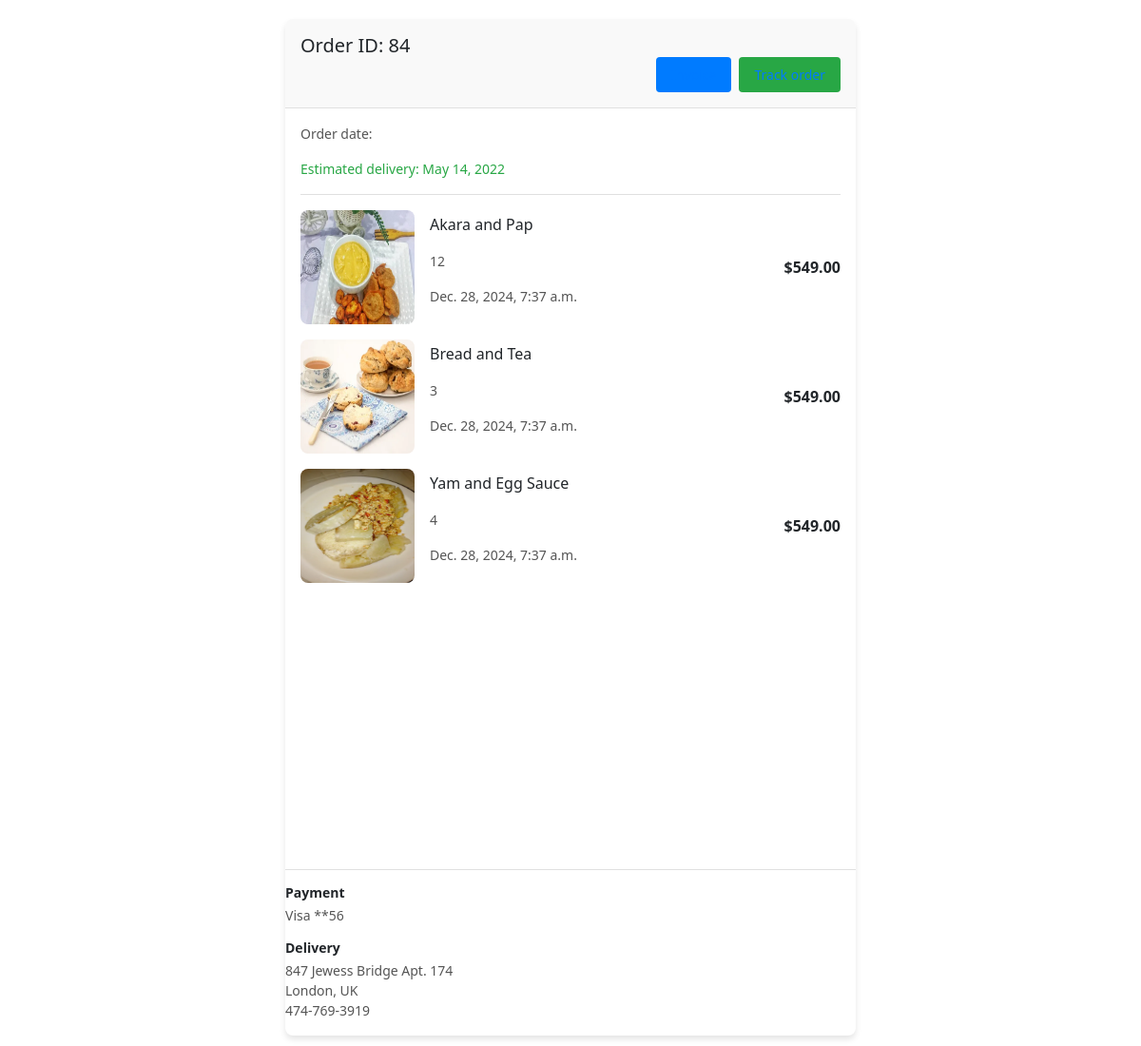
The app's page /naijakitchen/admin/getorder/84/ with its own data.
### cart/models.py (models this page shows, shortened)
class Order(models.Model):
    user = models.ForeignKey(
        'auth.User', on_delete=models.SET_NULL, null=True, blank=True)
    restaurant = models.ForeignKey(
        'naija_kitchen.Restaurant', on_delete=models.SET_NULL, null=True, blank=True)
    date_ordered = models.DateTimeField(auto_now_add=True)
    complete = models.BooleanField(default=False)
    transaction_id = models.CharField(max_length=20, null=True, blank=True)
    ORDER_STATUS_CHOICES = [
        ('Preparing', 'Preparing'),
        ('Ready', 'Ready'),
        ('Cancelled', 'Cancelled'),
        ('Completed', 'Completed'),
    ]
    status = models.CharField(max_length=20, null=True, choices=ORDER_STATUS_CHOICES)

class OrderItem(models.Model):
    product = models.ForeignKey(
        'naija_kitchen.MenuItem', on_delete=models.CASCADE, null=True)
    order = models.ForeignKey(Order, on_delete=models.CASCADE, null=True)
    quantity = models.IntegerField(default=0, null=True, blank=True)
    date_added = models.DateTimeField(auto_now_add=True)

### naija_kitchen/models.py (models this page shows, shortened)
class MenuItem(models.Model):
    category = models.ForeignKey(
        MenuCategory, on_delete=models.CASCADE, related_name='menu_items')
    name = models.CharField(max_length=200)
    slug = models.SlugField(max_length=200, blank=True)
    description = models.TextField(blank=True, null=True)
    price = models.DecimalField(max_digits=10, decimal_places=2)
    is_available = models.BooleanField(default=True)
    created_at = models.DateTimeField(auto_now_add=True)
    updated_at = models.DateTimeField(auto_now=True)
    image = models.ImageField(blank=True, null=True,
                              upload_to='uploaded_images')
    class Meta:
        ordering = ['name']
        indexes = [
            models.Index(fields=['id', 'slug']),
            models.Index(fields=['name']),
            models.Index(fields=['-created_at'])
        ]
    @property
    def imageURL(self):
        try:
            url = self.image.url
        except:
            url = ''
        return url

### naijakitchen_admin/views.py (the view)
# urls.py: path("admin/getorder/<int:order_id>/", views.get_order, name="get_order"),
def get_order(request, order_id):
    order = Order.objects.get(id=order_id)
    order_items = order.orderitem_set.all()
    context = {'order': order, 'orderitems': order_items}
    return render(request, 'orderdetail.html', context)

### naijakitchen_admin/templates/orderdetail.html (shortened to what this page needs)
<!DOCTYPE html>
<html lang="en">
{% load static %}
<head>
    <link rel="stylesheet" type="text/css" href="{%static 'css/style.css'%}" />
    <link rel="stylesheet" href="https://cdn.jsdelivr.net/npm/bootstrap@5.3.2/dist/css/bootstrap.min.css" />
    <link rel="stylesheet" href="https://cdn.jsdelivr.net/npm/bootstrap-icons@1.11.1/font/bootstrap-icons.css" />
</head>
<body>
    {% block content %}
    <div class="order-page-container">
        <div class="order-page-header">
            <h2>Order ID: {{order.id}}</h2>
            <div class="actions">
                <a href="#" class="order-page-btn btn-invoice">Invoice</a>
                <a href="#" class="order-page-btn btn-track">Track order</a>
            </div>
        </div>
        <div class="content">
            <div class="order-info">
                <p class="date">Order date: </p>
                <p class="delivery">Estimated delivery: May 14, 2022</p>
            </div>
            <div class="order-items">
                {% for item in orderitems %}
                <div class="order-item">
                    <img src="{{item.product.imageURL}}" alt="AirPods Max">
                    <div class="order-item-details">
                        <p class="order-item-title">{{item.product.name}}</p>
                        <p class="order-item-subtitle">{{item.quantity}}</p>
                        <p class="order-item-subtitle">{{item.date_added}}</p>
                    </div>
                    <div class="order-item-price">$549.00</div>
                </div>
                {% endfor %}
            </div>
        </div>
        <div class="order-page-footer">
            <div class="section">
                <h4>Payment</h4>
                <p>Visa **56</p>
            </div>
            <div class="section">
                <h4>Delivery</h4>
                <p>847 Jewess Bridge Apt. 174<br>London, UK<br>474-769-3919</p>
            </div>
        </div>
    </div>
    {% endblock %}
</body>

### static/css/style.css (style rules this page uses)
body { font-family: 'Poppins sans-serif'; }
.content { padding: 20px; background-color: #fff; min-height: 100vh; }
.order-page-container { max-width: 600px; margin: 20px auto; background: #ffffff; box-shadow: 0 4px 6px rgba(0, 0, 0, 0.1); border-radius: 8px; overflow: hidden; }
.order-page-header { padding: 16px; border-bottom: 1px solid #e0e0e0; background-color: #f9f9f9; }
.order-page-header h2 { margin: 0; font-size: 20px; }
.order-page-header a { text-decoration: none; color: #007BFF; font-size: 14px; }
.content { padding: 16px; }
.order-info { margin-bottom: 16px; }
.order-info .date { font-size: 14px; color: #555; }
.order-info .delivery { font-size: 14px; color: #28a745; margin-top: 4px; }
.order-items { border-top: 1px solid #e0e0e0; padding-top: 16px; }
.order-item { display: flex; align-items: center; margin-bottom: 16px; }
.order-item img { width: 120px; height: 120px; border-radius: 8px; margin-right: 16px; }
.order-item-details { flex: 1; }
.order-item-title { margin: 0; font-size: 16px; }
.order-item-subtitle { font-size: 14px; color: #555; }
.order-item-price { font-size: 16px; font-weight: bold; }
.order-page-footer { border-top: 1px solid #e0e0e0; padding-top: 16px; font-size: 14px; }
.order-page-footer .section { margin-bottom: 16px; }
.order-page-footer .section h4 { margin: 0 0 4px 0; font-size: 14px; font-weight: bold; }
.order-page-footer .section p { margin: 0; color: #555; }
.actions { display: flex; justify-content: flex-end; gap: 8px; }
.order-page-btn { text-decoration: none; padding: 8px 16px; border-radius: 4px; font-size: 14px; }
.btn-invoice { background-color: #007BFF; color: #ffffff; }
.btn-track { background-color: #28a745; color: #ffffff; }

### records on screen
Order: id "84"
OrderItem: product.imageURL (picture), product.name "Akara and Pap", quantity "12", date_added "Dec. 28, 2024, 7:37 a.m."
OrderItem: product.imageURL (picture), product.name "Bread and Tea", quantity "3", date_added "Dec. 28, 2024, 7:37 a.m."
OrderItem: product.imageURL (picture), product.name "Yam and Egg Sauce", quantity "4", date_added "Dec. 28, 2024, 7:37 a.m."
